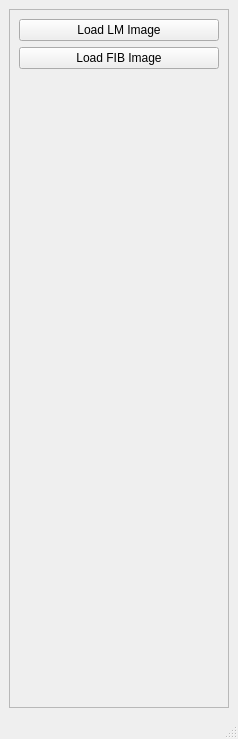
<?xml version="1.0" encoding="UTF-8"?>
<ui version="4.0">
 <class>MainWindow</class>
 <widget class="QMainWindow" name="MainWindow">
  <property name="geometry">
   <rect>
    <x>0</x>
    <y>0</y>
    <width>238</width>
    <height>739</height>
   </rect>
  </property>
  <property name="minimumSize">
   <size>
    <width>238</width>
    <height>739</height>
   </size>
  </property>
  <property name="maximumSize">
   <size>
    <width>238</width>
    <height>739</height>
   </size>
  </property>
  <property name="windowTitle">
   <string>MainWindow</string>
  </property>
  <widget class="QWidget" name="centralwidget">
   <layout class="QGridLayout" name="gridLayout">
    <item row="0" column="0">
     <widget class="QFrame" name="frame">
      <property name="frameShape">
       <enum>QFrame::StyledPanel</enum>
      </property>
      <property name="frameShadow">
       <enum>QFrame::Raised</enum>
      </property>
      <layout class="QVBoxLayout" name="verticalLayout">
       <item>
        <widget class="QPushButton" name="pushButton_LoadImage_LM">
         <property name="text">
          <string>Load LM Image</string>
         </property>
        </widget>
       </item>
       <item>
        <widget class="QPushButton" name="pushButton_LoadImage_FIB">
         <property name="text">
          <string>Load FIB Image</string>
         </property>
        </widget>
       </item>
       <item>
        <spacer name="verticalSpacer">
         <property name="orientation">
          <enum>Qt::Vertical</enum>
         </property>
         <property name="sizeHint" stdset="0">
          <size>
           <width>20</width>
           <height>40</height>
          </size>
         </property>
        </spacer>
       </item>
      </layout>
     </widget>
    </item>
   </layout>
  </widget>
  <widget class="QMenuBar" name="menubar">
   <property name="geometry">
    <rect>
     <x>0</x>
     <y>0</y>
     <width>238</width>
     <height>21</height>
    </rect>
   </property>
  </widget>
  <widget class="QStatusBar" name="statusbar"/>
 </widget>
 <resources/>
 <connections/>
</ui>
